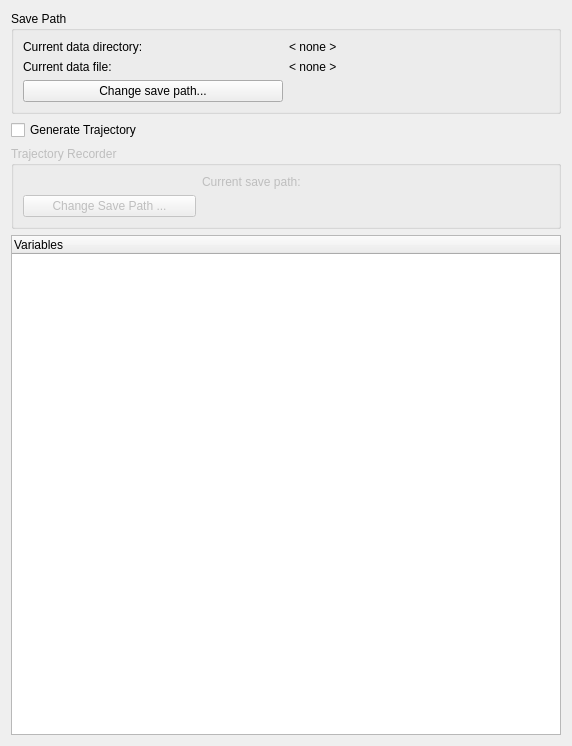
<?xml version="1.0" encoding="UTF-8"?>
<ui version="4.0">
 <class>Form</class>
 <widget class="QWidget" name="Form">
  <property name="geometry">
   <rect>
    <x>0</x>
    <y>0</y>
    <width>568</width>
    <height>732</height>
   </rect>
  </property>
  <property name="minimumSize">
   <size>
    <width>0</width>
    <height>0</height>
   </size>
  </property>
  <property name="windowTitle">
   <string>Data Recorder</string>
  </property>
  <layout class="QVBoxLayout" name="verticalLayout">
   <item>
    <widget class="QGroupBox" name="grpBoxDataRecorder">
     <property name="sizePolicy">
      <sizepolicy hsizetype="Preferred" vsizetype="Minimum">
       <horstretch>0</horstretch>
       <verstretch>0</verstretch>
      </sizepolicy>
     </property>
     <property name="title">
      <string>Save Path</string>
     </property>
     <layout class="QGridLayout" name="gridLayout">
      <item row="0" column="0">
       <widget class="QLabel" name="lblCurrentDataDir">
        <property name="text">
         <string>Current data directory: </string>
        </property>
       </widget>
      </item>
      <item row="1" column="0">
       <widget class="QLabel" name="lblCurrentDataFile">
        <property name="text">
         <string>Current data file: </string>
        </property>
       </widget>
      </item>
      <item row="2" column="1">
       <widget class="QLabel" name="lbl_message_recorder">
        <property name="text">
         <string>&lt;Message&gt;</string>
        </property>
       </widget>
      </item>
      <item row="1" column="1">
       <widget class="QLabel" name="lbl_data_filename">
        <property name="text">
         <string>&lt; none &gt;</string>
        </property>
       </widget>
      </item>
      <item row="2" column="0">
       <widget class="QPushButton" name="browsePathPushButton">
        <property name="text">
         <string>Change save path...</string>
        </property>
       </widget>
      </item>
      <item row="0" column="1">
       <widget class="QLabel" name="lbl_data_directoryname">
        <property name="text">
         <string>&lt; none &gt;</string>
        </property>
       </widget>
      </item>
     </layout>
    </widget>
   </item>
   <item>
    <widget class="QCheckBox" name="check_trajectory">
     <property name="text">
      <string>Generate Trajectory</string>
     </property>
    </widget>
   </item>
   <item>
    <widget class="QGroupBox" name="group_traj">
     <property name="enabled">
      <bool>false</bool>
     </property>
     <property name="title">
      <string>Trajectory Recorder</string>
     </property>
     <layout class="QGridLayout" name="gridLayout_2">
      <item row="1" column="1" colspan="2">
       <widget class="QLabel" name="label_trajectory_path">
        <property name="text">
         <string>&lt;path&gt;</string>
        </property>
       </widget>
      </item>
      <item row="0" column="1" colspan="2">
       <widget class="QLabel" name="path_title">
        <property name="text">
         <string>Current save path:</string>
        </property>
       </widget>
      </item>
      <item row="1" column="0">
       <widget class="QPushButton" name="btn_trajectory_path">
        <property name="text">
         <string>Change Save Path ...</string>
        </property>
       </widget>
      </item>
     </layout>
    </widget>
   </item>
   <item>
    <widget class="QTreeWidget" name="treeWidget">
     <property name="sizePolicy">
      <sizepolicy hsizetype="Preferred" vsizetype="Preferred">
       <horstretch>0</horstretch>
       <verstretch>0</verstretch>
      </sizepolicy>
     </property>
     <property name="minimumSize">
      <size>
       <width>550</width>
       <height>500</height>
      </size>
     </property>
     <attribute name="headerDefaultSectionSize">
      <number>200</number>
     </attribute>
     <attribute name="headerMinimumSectionSize">
      <number>100</number>
     </attribute>
     <column>
      <property name="text">
       <string>Variables</string>
      </property>
     </column>
    </widget>
   </item>
  </layout>
 </widget>
 <resources/>
 <connections/>
</ui>
